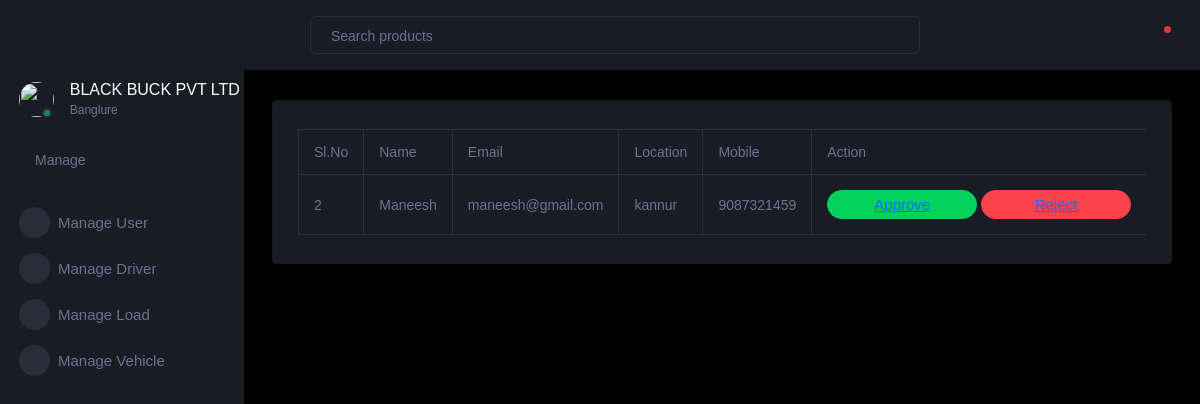
Page /viewuser on the committed database.
### easy_load/models.py (models this page shows, shortened)
class user(models.Model):
    login_id = models.ForeignKey(log, on_delete=models.CASCADE)
    name=models.CharField(max_length=100,unique=True)
    email=models.EmailField(max_length=100,unique=True)
    mobile=models.CharField(max_length=13,unique=True)
    location=models.CharField(max_length=50)
    role=models.CharField(max_length=10)
    status=models.CharField(max_length=10)

### easy_load/views.py (the view)
# urls.py: path("viewuser",views.viewuser,name="viewuser"),
def viewuser(request):
    data=user.objects.all()
    return render(request,'forms/viewuser.html',{'data':data})

### easy_load/templates/forms/viewuser.html (shortened to what this page needs)
<!DOCTYPE html>
<html lang="en">
  <head>
    <link rel="stylesheet" href="../../static/assets/vendors/mdi/css/materialdesignicons.min.css">
    <link rel="stylesheet" href="../../static/assets/vendors/css/vendor.bundle.base.css">
    <link rel="stylesheet" href="../../static/assets/vendors/select2/select2.min.css">
    <link rel="stylesheet" href="../../static/assets/vendors/select2-bootstrap-theme/select2-bootstrap.min.css">
    <link rel="stylesheet" href="../../static/assets/css/style.css">
  </head>
  <body>
    <div class="container-scroller">
      <nav class="sidebar sidebar-offcanvas" id="sidebar">
        <div class="sidebar-brand-wrapper d-none d-lg-flex align-items-center justify-content-center fixed-top">
        </div>
        <ul class="nav">
          <li class="nav-item profile">
            <div class="profile-desc">
              <div class="profile-pic">
                <div class="count-indicator">
                  <img class="img-xs rounded-circle " src="../../static/assets/images/faces/face15.jpg" alt="">
                  <span class="count bg-success"></span>
                </div>
                <div class="profile-name">
                  <h5 class="mb-0 font-weight-normal">BLACK BUCK PVT LTD</h5>
                  <span>Banglure</span>
                </div>
              </div>
              <a href="#" id="profile-dropdown" data-bs-toggle="dropdown"><i class="mdi mdi-dots-vertical"></i></a>
              <div class="dropdown-menu dropdown-menu-right sidebar-dropdown preview-list" aria-labelledby="profile-dropdown">
                <a href="#" class="dropdown-item preview-item">
          </li>
          <li class="nav-item nav-category">
            <span class="nav-link">Manage</span>
          </li>
          <li class="nav-item menu-items">
            <a class="nav-link" data-bs-toggle="collapse" href="#ui-basic" aria-expanded="false" aria-controls="ui-basic">
              <span class="menu-icon">
                <i class="mdi mdi-laptop"></i>
              </span>
              <span class="menu-title">Manage User</span>
              <i class="menu-arrow"></i>
            </a>
          </li>
          <li class="nav-item menu-items">
            <a class="nav-link" data-bs-toggle="collapse" href="#ui-basic" aria-expanded="false" aria-controls="ui-basic">
              <span class="menu-icon">
                <i class="mdi mdi-laptop"></i>
              </span>
              <span class="menu-title">Manage Driver</span>
              <i class="menu-arrow"></i>
            </a>
            <li class="nav-item menu-items">
                <a class="nav-link" data-bs-toggle="collapse" href="#ui-basic" aria-expanded="false" aria-controls="ui-basic">
                  <span class="menu-icon">
                    <i class="mdi mdi-laptop"></i>
                  </span>
                  <span class="menu-title">Manage Load</span>
                  <i class="menu-arrow"></i>
                </a>
              </li>
              <li class="nav-item menu-items">
                <a class="nav-link" data-bs-toggle="collapse" href="#ui-basic" aria-expanded="false" aria-controls="ui-basic">
                  <span class="menu-icon">
                    <i class="mdi mdi-laptop"></i>
                  </span>
                  <span class="menu-title">Manage Vehicle</span>
                  <i class="menu-arrow"></i>
                </a>
              </li>
        </ul>
      </nav>
      <div class="container-fluid page-body-wrapper">
        <nav class="navbar p-0 fixed-top d-flex flex-row">
          <div class="navbar-menu-wrapper flex-grow d-flex align-items-stretch">
            <button class="navbar-toggler navbar-toggler align-self-center" type="button" data-toggle="minimize">
              <span class="mdi mdi-menu"></span>
            </button>
            <ul class="navbar-nav w-100">
              <li class="nav-item w-100">
                <form class="nav-link mt-2 mt-md-0 d-none d-lg-flex search">
                  <input type="text" class="form-control" placeholder="Search products">
                </form>
              </li>
            </ul>
            <ul class="navbar-nav navbar-nav-right">
              <li class="nav-item dropdown border-left">
                <a class="nav-link count-indicator dropdown-toggle" id="notificationDropdown" href="#" data-bs-toggle="dropdown">
                  <i class="mdi mdi-bell"></i>
                  <span class="count bg-danger"></span>
                </a>
              </li>
            </ul>
          </div>
        </nav>
        <div class="main-panel">
          <div class="content-wrapper">
            <div class="row">
              <div class="col-lg-12 grid-margin stretch-card">
                <div class="card">
                  <div class="card-body">
                    <div class="table-responsive">
                      <table class="table table-bordered">
                        <thead>
                            <tr>
                              <th>Sl.No</th>
                              <th>Name</th>
                              <th>Email</th>
                              <th>Location</th>
                              <th>Mobile</th>
                              <th>Action</th>
                            </tr>
                          </thead>
                          <tbody>
                            {% for i in data %}
                            {% if i.status == '0' %}
                            <tr>
                              <td>{{forloop.counter}}</td>
                              <td>{{i.name}}</td>
                              <td>{{i.email}}</td>
                              <td>{{i.location}}</td>
                              <td>{{i.mobile}}</td>
                              <td> <button type="button" class="btn btn-success btn-rounded btn-fw"><a href="{% url 'admin_approve_users' i.id %}">Approve</a></button>
                                  <button type="button" class="btn btn-danger btn-rounded btn-fw"><a href="{% url 'admin_reject_users' i.id %}">Reject</a</button></td>
                            </tr>
                            {% endif %}
                            {% endfor %}
                          </tbody>
                      </table>
                    </div>
                  </div>
                </div>
              </div>
        </div>
      </div>
    </div>
  </body>
</html>

### rows in the picture
user: name "Maneesh", email "maneesh@gmail.com", location "kannur", mobile "9087321459"
